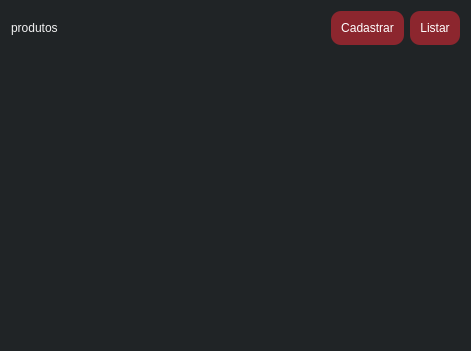
<?xml version="1.0" encoding="UTF-8"?>
<ui version="4.0">
 <class>Form</class>
 <widget class="QWidget" name="Form">
  <property name="geometry">
   <rect>
    <x>0</x>
    <y>0</y>
    <width>471</width>
    <height>351</height>
   </rect>
  </property>
  <property name="windowTitle">
   <string>Form</string>
  </property>
  <property name="styleSheet">
   <string notr="true">background-color: #202426;
color: rgb(111, 238, 244);
color: rgb(27, 56, 79);</string>
  </property>
  <layout class="QVBoxLayout" name="verticalLayout_2">
   <item>
    <layout class="QVBoxLayout" name="verticalLayout">
     <item>
      <layout class="QHBoxLayout" name="horizontalLayout">
       <item>
        <widget class="QLabel" name="label">
         <property name="sizePolicy">
          <sizepolicy hsizetype="Expanding" vsizetype="Fixed">
           <horstretch>0</horstretch>
           <verstretch>0</verstretch>
          </sizepolicy>
         </property>
         <property name="styleSheet">
          <string notr="true">background-color:qlineargradient(spread:pad,  rgba(0, 0, 0, 255), rgba(255, 255, 255, 255));
font: 20pt &quot;Impact&quot;;
color: #F2F2F2;
</string>
         </property>
         <property name="text">
          <string>produtos</string>
         </property>
        </widget>
       </item>
       <item>
        <spacer name="horizontalSpacer">
         <property name="orientation">
          <enum>Qt::Horizontal</enum>
         </property>
         <property name="sizeHint" stdset="0">
          <size>
           <width>40</width>
           <height>20</height>
          </size>
         </property>
        </spacer>
       </item>
       <item>
        <widget class="QPushButton" name="cadastrar_btn">
         <property name="sizePolicy">
          <sizepolicy hsizetype="Preferred" vsizetype="Preferred">
           <horstretch>0</horstretch>
           <verstretch>0</verstretch>
          </sizepolicy>
         </property>
         <property name="styleSheet">
          <string notr="true">border-radius: 10px;
background-color:#8C262E;
gridline-color: rgb(85, 255, 127);
font: 8pt &quot;Impact&quot;;
color: rgb(255, 255, 255);
padding:10px;
</string>
         </property>
         <property name="text">
          <string>Cadastrar</string>
         </property>
         <property name="icon">
          <iconset>
           <normaloff>../image/icons8-adicionar-96.png</normaloff>../image/icons8-adicionar-96.png</iconset>
         </property>
         <property name="iconSize">
          <size>
           <width>35</width>
           <height>35</height>
          </size>
         </property>
        </widget>
       </item>
       <item>
        <widget class="QPushButton" name="listar_btn">
         <property name="sizePolicy">
          <sizepolicy hsizetype="Preferred" vsizetype="Preferred">
           <horstretch>0</horstretch>
           <verstretch>0</verstretch>
          </sizepolicy>
         </property>
         <property name="styleSheet">
          <string notr="true">border-radius: 10px;
background-color: #8C262E;
gridline-color: rgb(85, 255, 127);
font: 10pt &quot;Impact&quot;;
color: rgb(255, 255, 255);
padding:10px;
</string>
         </property>
         <property name="text">
          <string>Listar</string>
         </property>
         <property name="icon">
          <iconset>
           <normaloff>../image/icons8-lista-96.png</normaloff>../image/icons8-lista-96.png</iconset>
         </property>
         <property name="iconSize">
          <size>
           <width>35</width>
           <height>35</height>
          </size>
         </property>
        </widget>
       </item>
      </layout>
     </item>
     <item>
      <widget class="QStackedWidget" name="painel_produtos">
       <property name="styleSheet">
        <string notr="true"/>
       </property>
      </widget>
     </item>
    </layout>
   </item>
  </layout>
 </widget>
 <resources/>
 <connections/>
</ui>
